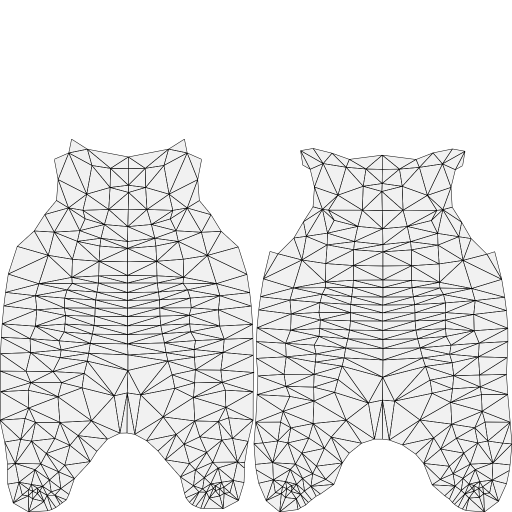
#> input picture wechat-app/assets/bear-material/body.png, 1024 x 1024 px (shown at 1/2 size)
$ python -i generate-pattern-masks.py   (imports and definitions only)
#> lines starting #> are read from the running program, lines starting #| are printed output that depends on the picture; after the words box and inside, x2 and y2 are one past the last pixel; in counts of white or black regions, pixels touching at a corner belong together
"""Generate collision strips from the visible PNG silhouettes (requires Pillow).

The UV artwork fills pieces at alpha=64. Threshold the source BEFORE resizing:
thresholding resized alpha at 128 instead loses the interior and most wireframes.
Run from any directory; --check verifies the committed data matches the PNGs.
"""
import argparse
import hashlib
import json
from pathlib import Path
from PIL import Image

ROOT = Path(__file__).resolve().parents[1]
ASSETS = ROOT / 'wechat-app/package-design/assets/bear-material'
OUTPUT = ROOT / 'wechat-app/utils/pattern-masks.js'
GRID = 96
NAMES = ['head', 'body', 'left-ears', 'right-ears', 'left-arm', 'right-arm']


def strips(path, grid=(GRID, GRID)):
#> called with grid = (96, 96)
    grid_width, grid_height = grid
    with Image.open(path) as image:
        # Include translucent fill; ignore only near-transparent antialias fringes.
#> image is the input picture: PIL image 1024x1024 RGBA; mean R, G, B, A 94.6, 94.6, 94.6, 49.5
        mask = image.convert('RGBA').getchannel('A').point(lambda a: 255 if a >= 16 else 0)
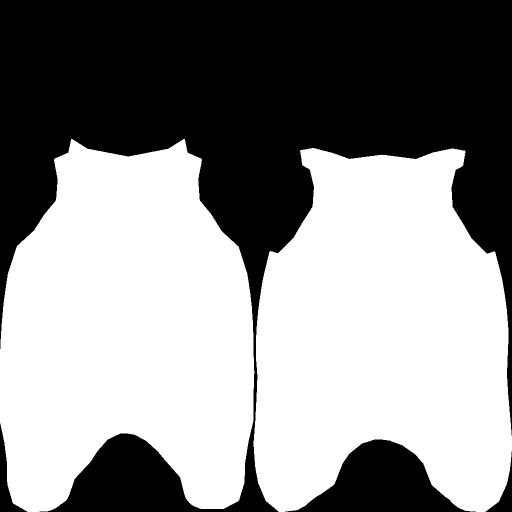
#> mask: PIL image 1024x1024 L (shown at 1/2 size); 55.7% white; 4 black regions, box (x1, y1, x2, y2) and area: (0, 0, 1024, 1024) 432386, (570, 879, 952, 1024) 27397, (0, 847, 55, 1024) 2711, (971, 903, 1024, 1024) 1749
        mask = mask.resize(grid, Image.Resampling.BOX)
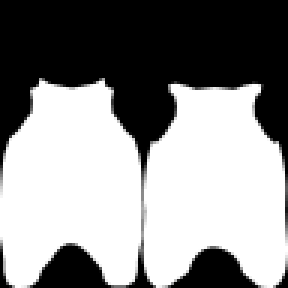
#> mask: PIL image 96x96 L (shown 3 times larger); min 0, max 255, mean 142.1
    active, result = {}, []
    for y in range(grid_height + 1):
        runs = []
        x = 0
        while y < grid_height and x < grid_width:
            if mask.getpixel((x, y)) < 128:
                x += 1
                continue
            start = x
            while x < grid_width and mask.getpixel((x, y)) >= 128:
                x += 1
            runs.append((start, x))
        for run in list(active):
            if run not in runs:
                top = active.pop(run)
                left, right = run
                result.append([[left / grid_width, top / grid_height], [right / grid_width, top / grid_height],
                               [right / grid_width, y / grid_height], [left / grid_width, y / grid_height]])
        for run in runs:
            active.setdefault(run, y)
    return result


def generate():
    sources = ', '.join(f'{name}:{hashlib.sha256((ASSETS / (name + ".png")).read_bytes()).hexdigest()[:12]}' for name in NAMES)
    data = {name: strips(ASSETS / (name + '.png')) for name in NAMES}
    return ('// Generated by scripts/generate-pattern-masks.py; includes alpha=64 filled interiors.\n'
            '// Sources: ' + sources + '\nmodule.exports = ' + json.dumps(data, separators=(',', ':')) + '\n')


# [28 lines not run here, left out]

>>> result = strips('../wechat-app/assets/bear-material/body.png')

$ run again, on wechat-app/assets/bear-material/bear-png.png
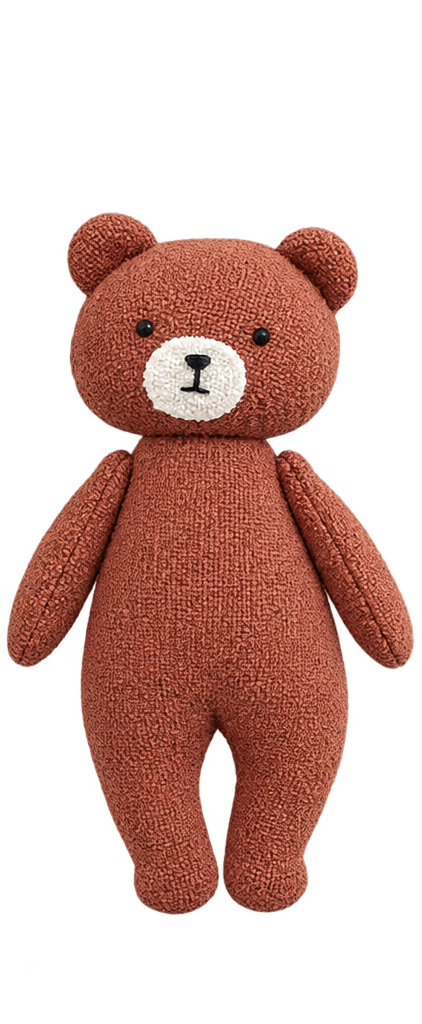
#> input picture wechat-app/assets/bear-material/bear-png.png, 422 x 1024 px
#> in strips, image is the input picture: PIL image 422x1024 RGBA; mean R, G, B, A 68.5, 33.9, 27.4, 101.8
#> in strips, `mask = image.convert('RGBA').getchannel('A').point(lambda a: 255 if a ..`:
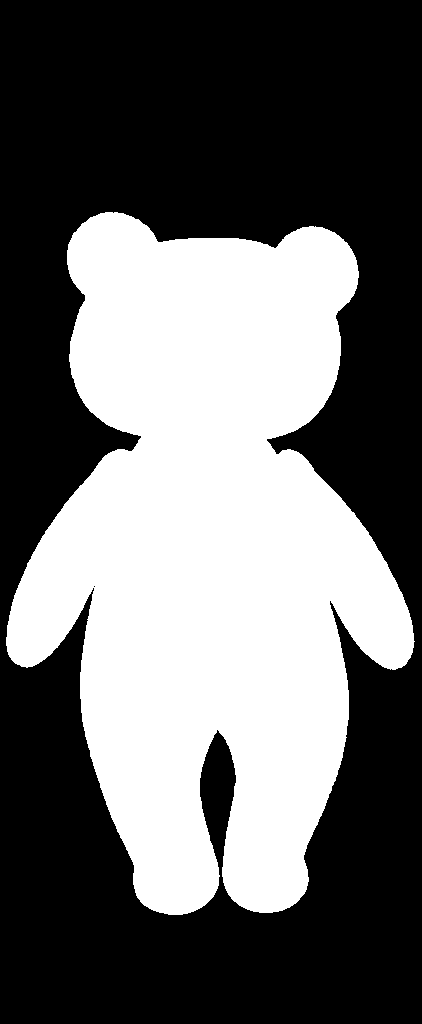
#> mask: PIL image 422x1024 L; 40.8% white; 1 white region, box (x1, y1, x2, y2) and area: (6, 212, 415, 915) 176236
#> in strips, `mask = mask.resize(grid, Image.Resampling.BOX)`:
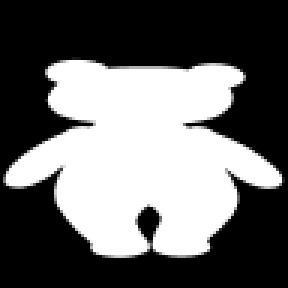
#> mask: PIL image 96x96 L (shown 3 times larger); min 0, max 255, mean 104

$ run again, on wechat-app/assets/bear-material/right-arm.png
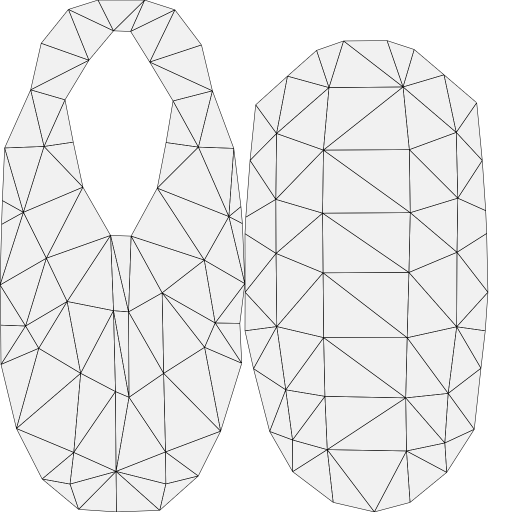
#> input picture wechat-app/assets/bear-material/right-arm.png, 1024 x 1024 px (shown at 1/2 size)
#> in strips, image is the input picture: PIL image 1024x1024 RGBA; mean R, G, B, A 135.7, 135.7, 135.7, 52.1
#> in strips, `mask = image.convert('RGBA').getchannel('A').point(lambda a: 255 if a ..`:
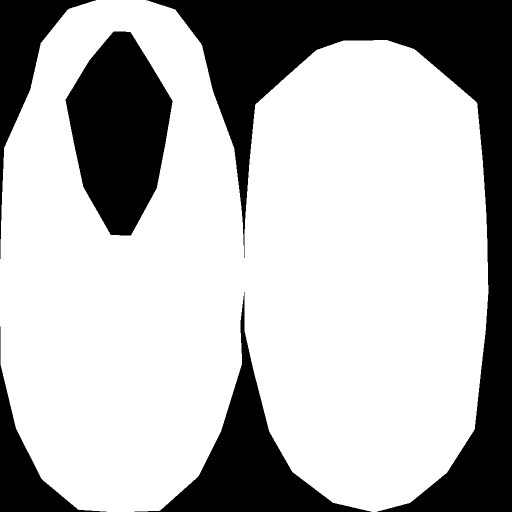
#> mask: PIL image 1024x1024 L (shown at 1/2 size); 71.3% white; 5 black regions, box (x1, y1, x2, y2) and area: (293, 0, 1024, 1024) 161122, (131, 63, 345, 471) 58149, (269, 584, 743, 1024) 43076, (0, 0, 192, 518) 21889, (0, 653, 213, 1024) 16201
#> in strips, `mask = mask.resize(grid, Image.Resampling.BOX)`:
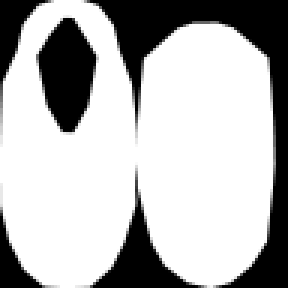
#> mask: PIL image 96x96 L (shown 3 times larger); min 0, max 255, mean 181.9
